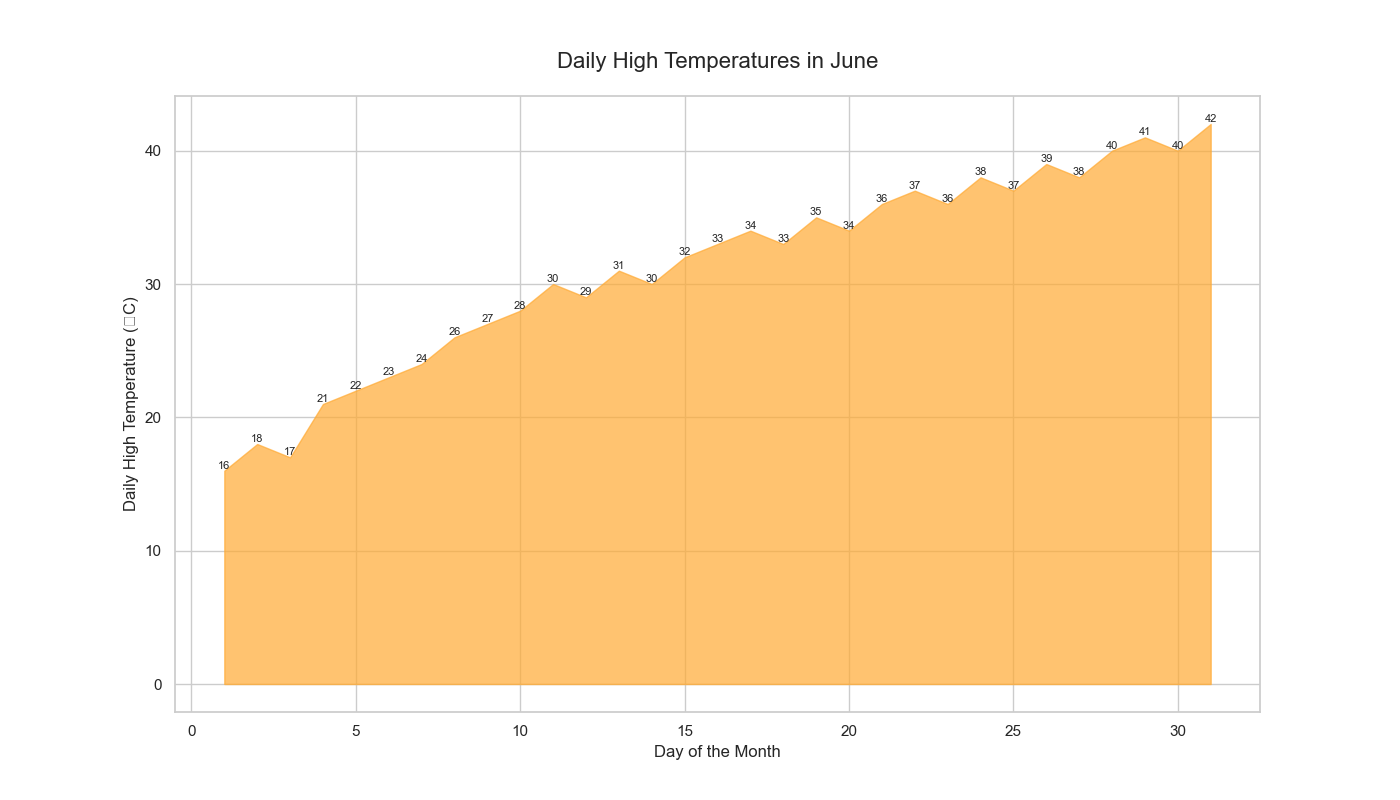

This figure's Python source:
import matplotlib.pyplot as plt
import pandas as pd
from io import StringIO

data = """Day,Temperature
1,16
2,18
3,17
4,21
5,22
6,23
7,24
8,26
9,27
10,28
11,30
12,29
13,31
14,30
15,32
16,33
17,34
18,33
19,35
20,34
21,36
22,37
23,36
24,38
25,37
26,39
27,38
28,40
29,41
30,40
31,42"""

data = pd.read_csv(StringIO(data))

fig, ax = plt.subplots(figsize=(14, 8))

ax.fill_between(data['Day'], data['Temperature'], color="#FFAA33", alpha=0.7)

ax.set_xlabel('Day of the Month', fontsize=12)
ax.set_ylabel('Daily High Temperature (°C)', fontsize=12)
ax.set_title('Daily High Temperatures in June', fontsize=16, pad=20)

for i in range(len(data)):
    ax.text(data['Day'][i], data['Temperature'][i], str(data['Temperature'][i]), ha='center', va='bottom', fontsize=8)

plt.show()
